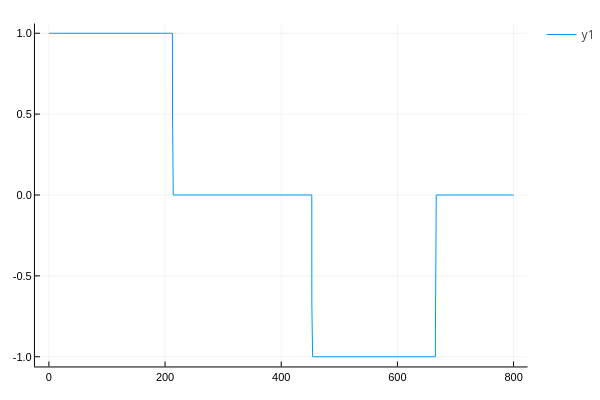

Notebook code for this chart:
### Code cell
using Plots
plotlyjs()
plot(thist,uhist)

### Figure 1 — Plotly figure (JSON) as saved in the notebook; plotly's stock layout.template omitted (floating-point values rounded to 4 significant figures; data arrays with more than 128 entries replaced by an {"elided": "..."} marker saying what was removed)
{"data": [{"colorbar": {"title": {"text": ""}}, "legendgroup": "y1", "line": {"color": "rgba(0, 154, 250, 1.000)", "dash": "solid", "shape": "linear", "width": 1}, "mode": "lines", "name": "y1", "showlegend": true, "type": "scatter", "x": {"elided": "8001 float values"}, "xaxis": "x", "y": {"elided": "8001 float values"}, "yaxis": "y", "zmax": null, "zmin": null}], "layout": {"annotations": [], "height": 400, "legend_position": {"bgcolor": "rgba(255, 255, 255, 1.000)", "bordercolor": "rgba(0, 0, 0, 1)", "borderwidth": 1, "font": {"color": "rgba(0, 0, 0, 1)", "family": "sans-serif", "size": 11}, "title": {"font": {"color": "rgba(0, 0, 0, 1)", "family": "sans-serif", "size": 15}, "text": ""}, "tracegroupgap": 0, "traceorder": "normal", "x": 1, "xanchor": "auto", "y": 1, "yanchor": "auto"}, "margin": {"b": 20, "l": 0, "r": 0, "t": 20}, "paper_bgcolor": "rgba(255, 255, 255, 1.000)", "plot_bgcolor": "rgba(255, 255, 255, 1.000)", "showlegend": true, "width": 600, "xaxis": {"anchor": "y", "domain": [0.06582, 0.9934], "gridcolor": "rgba(0, 0, 0, 0.1)", "gridwidth": 0.5, "linecolor": "rgba(0, 0, 0, 1)", "mirror": false, "range": [-24, 824], "showgrid": true, "showline": true, "showticklabels": true, "tickangle": 0, "tickcolor": "rgb(0, 0, 0)", "tickfont": {"color": "rgba(0, 0, 0, 1)", "family": "sans-serif", "size": 11}, "tickmode": "array", "ticks": "inside", "ticktext": ["0", "200", "400", "600", "800"], "tickvals": [0, 200, 400, 600, 800], "title": {"font": {"color": "rgba(0, 0, 0, 1)", "family": "sans-serif", "size": 15}, "text": ""}, "type": "linear", "visible": true, "zeroline": false, "zerolinecolor": "rgba(0, 0, 0, 1)"}, "yaxis": {"anchor": "x", "domain": [0.03762, 0.9902], "gridcolor": "rgba(0, 0, 0, 0.1)", "gridwidth": 0.5, "linecolor": "rgba(0, 0, 0, 1)", "mirror": false, "range": [-1.06, 1.06], "showgrid": true, "showline": true, "showticklabels": true, "tickangle": 0, "tickcolor": "rgb(0, 0, 0)", "tickfont": {"color": "rgba(0, 0, 0, 1)", "family": "sans-serif", "size": 11}, "tickmode": "array", "ticks": "inside", "ticktext": ["-1.0", "-0.5", "0.0", "0.5", "1.0"], "tickvals": [-1, -0.5, 0, 0.5, 1], "title": {"font": {"color": "rgba(0, 0, 0, 1)", "family": "sans-serif", "size": 15}, "text": ""}, "type": "linear", "visible": true, "zeroline": false, "zerolinecolor": "rgba(0, 0, 0, 1)"}}}
